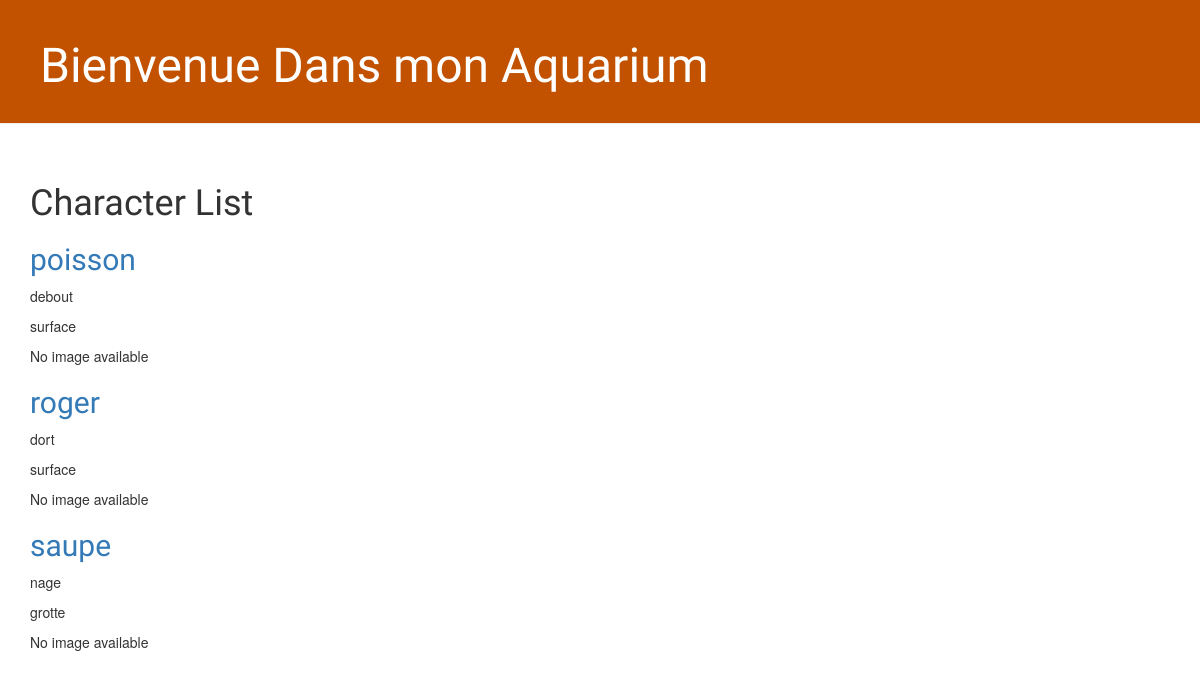
/, run on an earlier commit of the app's database.
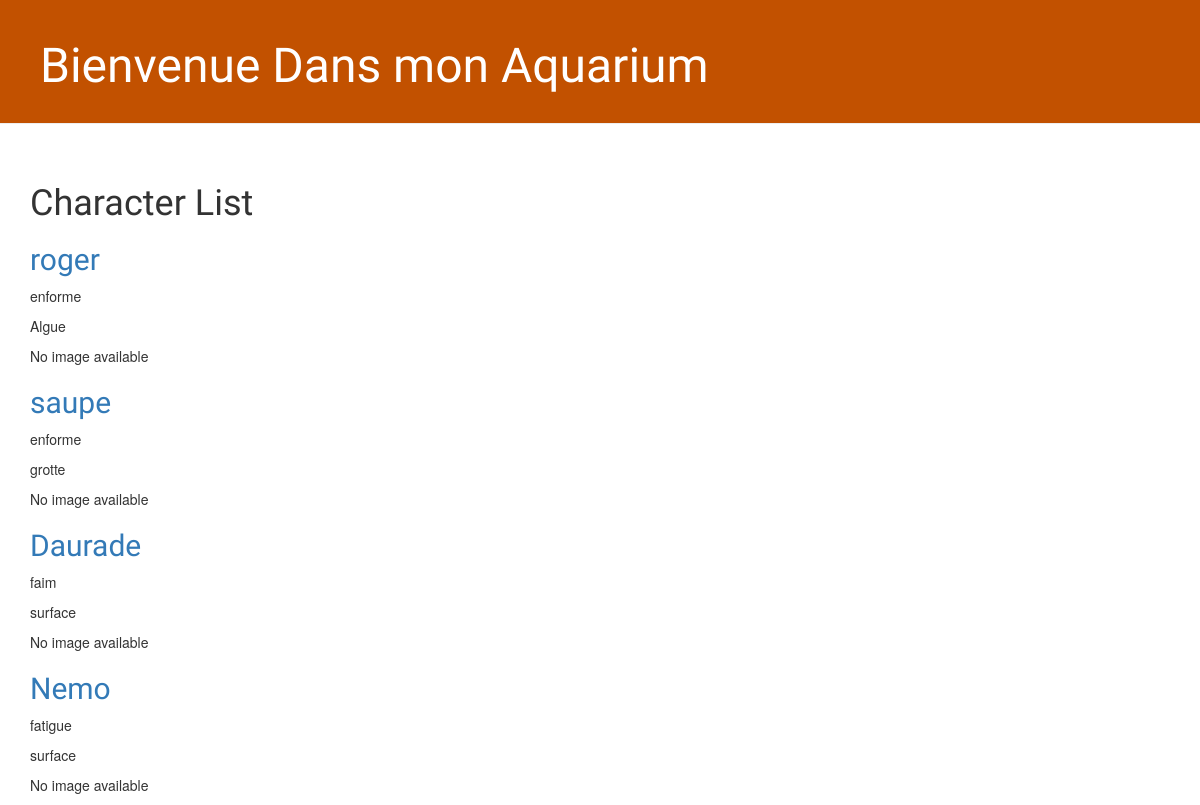
And on a later commit of the database.
### blog/models.py (models this page shows, shortened)
class Character(models.Model):
    id_character = models.CharField(max_length=100, primary_key=True)
    etat = models.CharField(max_length=20, blank = True)
    type = models.CharField(max_length=20, blank = True)
    team = models.CharField(max_length=20, blank = True)
    photo = models.CharField(max_length=200, blank= True)
    image = models.ImageField(upload_to='character_images/', null=True, blank=True)  #  image
    lieu = models.ForeignKey(Equipement, on_delete=models.CASCADE, null=True)

class Equipement(models.Model):
    id_equip = models.CharField(max_length=100, primary_key=True)
    disponibilite = models.CharField(max_length=20)
    photo = models.CharField(max_length=200, blank = True)
    def __str__(self):
        return self.id_equip

### blog/views.py (the view, shortened to what this page needs)
# urls.py: path('', views.character_list, name='character_list'),
def character_list(request):
    characters = Character.objects.all()
    return render(request, 'blog/character_list.html', {'characters': characters})

### blog/templates/blog/character_list.html
{% extends 'blog/base.html' %}
{% block content %}
    <h1>Character List</h1>
    {% for character in characters %}
        <article class="character">
            <h2><a href="{% url 'character_detail' id_character=character.id_character %}">{{ character.id_character }}</a></h2>
            <p>{{ character.etat }}</p>
            <p>{{ character.lieu }}</p>
            {% if character.image %}
                <img src="{{ character.image.url }}" alt="{{ character.id_character }}" />
            {% else %}
                <p>No image available</p>
            {% endif %}
        </article>
    {% endfor %}
{% endblock %}

### blog/templates/blog/base.html (shortened to what this page needs)
{% load static %}
<!DOCTYPE html>
<html lang="en">
<head>
    <link rel="stylesheet" href="//maxcdn.bootstrapcdn.com/bootstrap/3.2.0/css/bootstrap.min.css">
    <link rel="stylesheet" href="//maxcdn.bootstrapcdn.com/bootstrap/3.2.0/css/bootstrap-theme.min.css">
    <link rel="stylesheet" href="{% static 'css/blog.css' %}">
</head>
<body>
    <div class="page-header">
        <h1><a href="/">Bienvenue Dans mon Aquarium</a></h1>
    </div>
    <div class="content container">
        <div class="row">
            <div class="col-md-8">
                {% block content %}
                {% endblock %}
            </div>
        </div>
    </div>
</body>
</html>

### blog/static/css/blog.css (style rules this page uses)
.page-header { background-color: #C25100; margin-top: 0; margin-bottom: 40px; padding: 20px 20px 20px 40px; }
.page-header h1, .page-header h1 a, .page-header h1 a:visited, .page-header h1 a:active { color: #ffffff; font-size: 36pt; text-decoration: none; }
h1, h2, h3, h4 { font-family: 'Lobster', cursive; }

What changed in the data, as far as the page shows it:
removed Character: id_character "poisson", etat "debout", lieu "surface", shows "No image available"
changed Character "roger": etat "dort" → "enforme"; lieu "surface" → "Algue"
changed Character "saupe": etat "nage" → "enforme"
added Character: id_character "Daurade", etat "faim", lieu "surface", shows "No image available"
added Character: id_character "Nemo", etat "fatigue", lieu "surface", shows "No image available"
